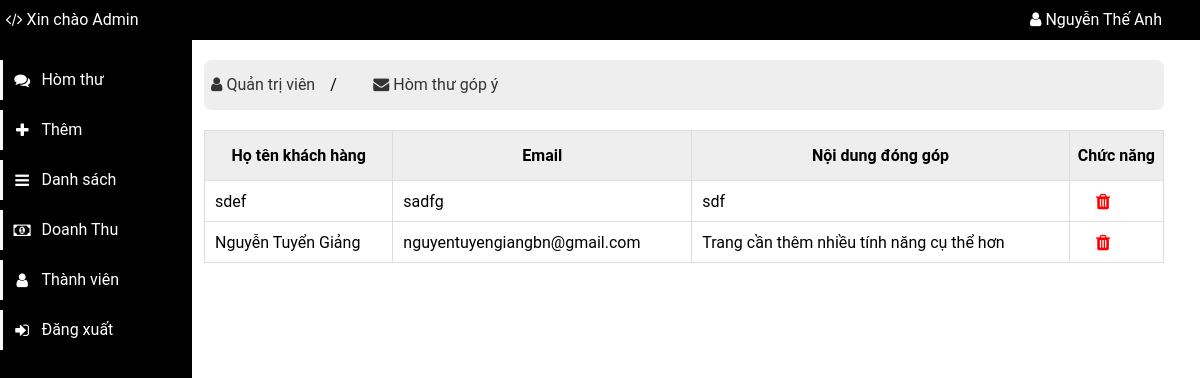
Page /admin/hom-thu.php (signed in) on the committed database.
### tables this page shows
CREATE TABLE `taikhoan` (
  `id` int(11) NOT NULL,
  `email` varchar(50) NOT NULL,
  `hoten` varchar(30) NOT NULL,
  `matkhau` varchar(32) NOT NULL,
  `gioitinh` int(11) NOT NULL,
  `sodienthoai` int(11) NOT NULL,
  `ngaysinh` date NOT NULL,
  `trangthai` int(11) NOT NULL
);

CREATE TABLE `lienhe` (
  `id` int(11) NOT NULL,
  `hoten` varchar(30) NOT NULL,
  `email` varchar(50) NOT NULL,
  `noidung` text NOT NULL
);

### admin/hom-thu.php (the view, shortened to what this page needs)
<?php require_once("template/header.php"); ?>
<?php require_once("template/main-left.php"); ?>
<div class="main-right">
	<div class="top-title">
		<ul>
			<li style="width:12%;"><a href="admin.php"><i class="fa fa-user"></i> Quản trị viên</a></li>
			<li style="width:3%;">/</li>
			<li style="width:18%;"><a href="hom-thu.php"><i class="fa fa-envelope"></i> Hòm thư góp ý</a></li>
		</ul>
	</div>
	 <table>
		<thead>
			<th>Họ tên khách hàng</th>
			<th>Email</th>
			<th>Nội dung đóng góp</th>
			<th>Chức năng</th>
		</thead>
		<tbody>
			<?php
				$sql="SELECT * FROM lienhe ORDER BY id DESC";
				$query=mysqli_query($conn,$sql);
				while($row=mysqli_fetch_array($query,MYSQLI_ASSOC)):
			 ?>
			<tr>
				<td><?php echo $row["hoten"]; ?></td>
				<td><?php echo $row["email"]; ?></td>
				<td><?php echo $row["noidung"]; ?></td>
				<td>
					<form method="post">
						<center><button type="submit" class="trash" onclick="return confirm('Bạn muốn xóa đóng góp không ?');"><i class="fa fa-trash"></i></button></center>
					</form>
				</td>
			</tr>
		<?php endwhile; ?>
		</tbody>
	 </table>
</div>
<?php require_once("template/bottom.php"); ?>

### admin/template/header.php (shortened to what this page needs)
<?php require_once("../inc/ketnoi.php"); ?>
<!DOCTYPE html>
<html>
<head>
	<link rel="stylesheet" type="text/css" href="../css/main.min.css"/>
	<link rel="stylesheet" type="text/css" href="../css/awesome/css/font-awesome.min.css"/>
</head>
<body>
	<div class="header-top">
		<div class="logo">
			<p> <i class="fa fa-code"></i> Xin chào Admin</p>
		</div>
		<div class="header-info">
			<?php
				$sql="SELECT id,email,hoten FROM taikhoan WHERE email='{$_SESSION["email"]}'";
				$query=mysqli_query($conn,$sql);
				$row=mysqli_fetch_array($query,MYSQLI_ASSOC);
			 ?>
			 <ul>
			 	<li><a href="#"><i class="fa fa-user"></i> <?php echo $row["hoten"]; ?></a>
			 	</li>
			 </ul>
		</div>
	</div>
	<div class="main">

### rows in the picture
taikhoan: hoten "Nguyễn Thế Anh"
lienhe: hoten "sdef", email "sadfg", noidung "sdf"
lienhe: hoten "Nguyễn Tuyển Giảng", email "nguyentuyengiangbn@gmail.com", noidung "Trang cần thêm nhiều tính năng cụ thể hơn"
